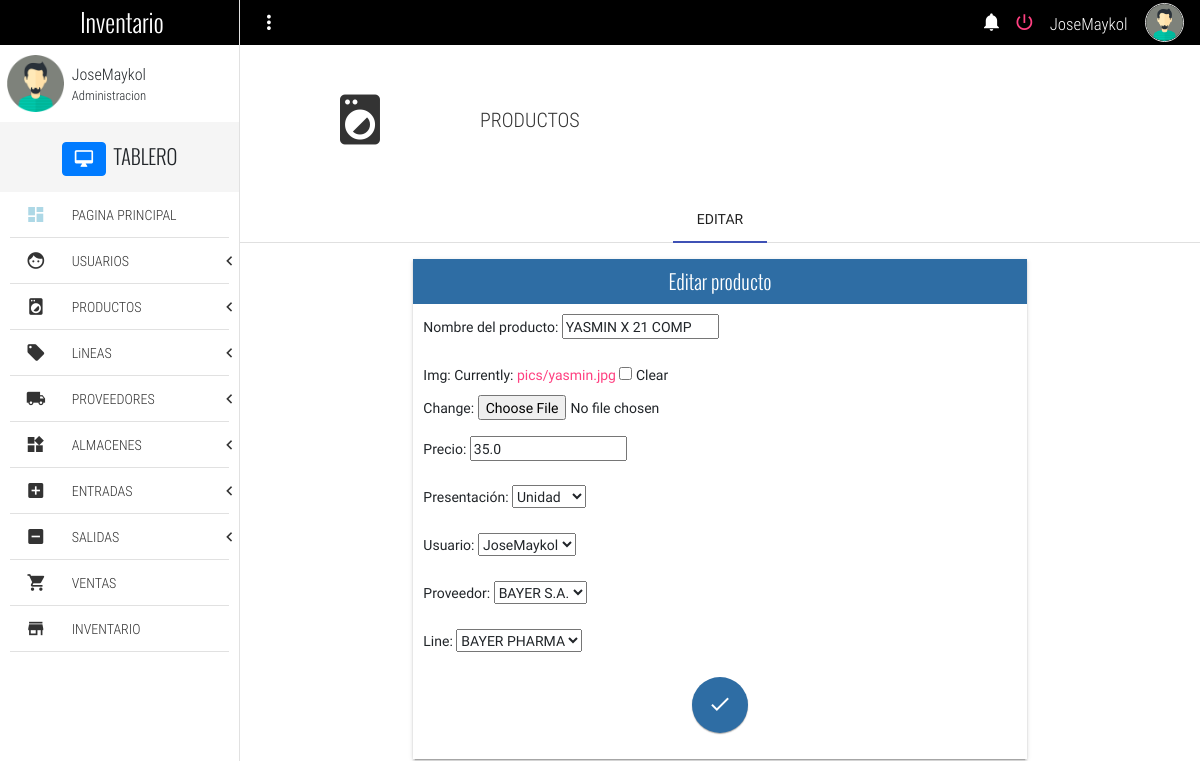
/editProduct/1 (signed in), run on an earlier commit of the app's database.
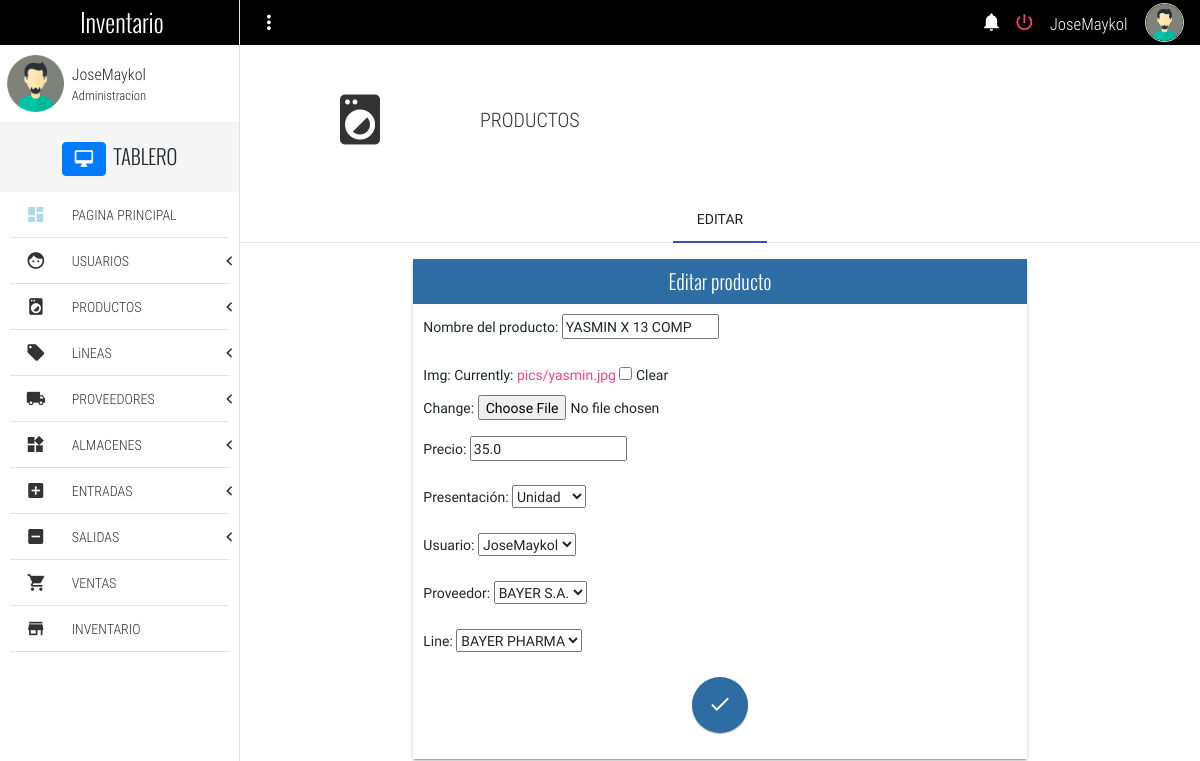
And on a later commit of the database.
### Inventario/models.py (models this page shows, shortened)
class Product(models.Model):
    PRESENTATIONS = (('Unidad','Unidad'),
                        ('Lata','Lata'),
                        ('Paquete','Paquete'),
                        ('KIT','KIT'),
                        ('Caja','Caja'),
                        ('Bolsa','Bolsa'),
                        ('Frasco','Frasco'))
    name = models.CharField(max_length= 200, null= True, verbose_name= "Nombre del producto")
    img = models.ImageField(upload_to='pics', null=True, blank=True)
    price  = models.FloatField(null= True, verbose_name= "Precio")
    presentation = models.CharField(max_length= 200, null= True, choices= PRESENTATIONS, verbose_name= "Presentación")
    user = models.ForeignKey(User, on_delete= models.SET_DEFAULT, verbose_name= "Usuario", default= None)
    providers = models.ForeignKey(Provider, on_delete= models.SET_DEFAULT, verbose_name = "Proveedor", default= None)
    line = models.ForeignKey(Line,on_delete = models.SET_DEFAULT, default= None,null= True)
    created_at = models.DateTimeField(auto_now_add=True, null= True)
    class Meta:
        verbose_name = "Producto"
        verbose_name_plural =  "Productos"

class Provider(models.Model):
    name = models.CharField(max_length= 100, null= True, verbose_name= "Nombre del proveedor")
    adrress = models.CharField(max_length= 100, null= True, verbose_name= "Direccion")
    phone = models.CharField(max_length= 20, null= True, verbose_name= "Numero de telefono")
    email =  models.EmailField(null= True, verbose_name= "E-mail")
    RUC =models.CharField(null=True, max_length=11,verbose_name="RUC")
    razon_social = models.CharField(max_length=20, null=True, verbose_name="Razon social")
    def __str__(self):
        return self.name
    class Meta:
        verbose_name = "Proveedor"
        verbose_name_plural =  "Proveedores"

### Inventario/views.py (the view)
# urls.py: path('editProduct/<int:product_id>', views.editProduct, name = 'editProduct'),
def editProduct(request, product_id):
    instancia = Product.objects.get(id = product_id)
    form = ProductForm(instance = instancia)
    if request.method == "POST":
        form = ProductForm(request.POST, request.FILES, instance = instancia)
        if form.is_valid():
            instancia = form.save(commit = False)
            instancia.save()
        return redirect("listProduct")
    return render(request, "editProduct.html", {'form' : form})

### Inventario/forms.py
class ProductForm(forms.ModelForm):
	class Meta:
		model = Product
		fields = [
				'name',
				'img',
				'price',
				'presentation',
				'user',
				'providers',
				'line',
		]

### Inventario/models.py (called while the page is built)
    def __str__(self):
        return self.line_name

### Templates/editProduct.html (shortened to what this page needs)
{% extends 'base.html' %}
{% block content %}
<section class="full-width pageContent">
		<section class="full-width header-well">
			<div class="full-width header-well-icon">
				<i class="zmdi zmdi-washing-machine"></i>
			</div>
			<div class="full-width header-well-text">
				<p class="text-condensedLight">
					PRODUCTOS
				</p>
			</div>
		</section>
		<div class="mdl-tabs mdl-js-tabs mdl-js-ripple-effect">
			<div class="mdl-tabs__tab-bar">
				<a href="#tabNewProduct" class="mdl-tabs__tab is-active">EDITAR</a>
			</div>
			<div class="mdl-tabs__panel is-active" id="tabNewProduct">
				<div class="mdl-grid">
					<div class="mdl-cell mdl-cell--4-col-phone mdl-cell--8-col-tablet mdl-cell--8-col-desktop mdl-cell--2-offset-desktop">
						<div class="full-width panel mdl-shadow--2dp">
							<div class="full-width panel-tittle bg-primary text-center tittles">
								Editar producto
							</div>
							<div class="full-width panel-content">
								<form method="POST" enctype="multipart/form-data">
									{{ form.as_p }}
									<p class="text-center">
										<button class="mdl-button mdl-js-button mdl-button--fab mdl-js-ripple-effect mdl-button--colored bg-primary" id="btn-addProduct">
											<i class="zmdi zmdi-check"></i>
										</button>
									</p>
								</form>
							</div>
						</div>
					</div>
				</div>
			</div>
		</div>
	</section>
{% endblock %}

What changed in the data, as far as the page shows it:
changed Product: name "YASMIN X 21 COMP" → "YASMIN X 13 COMP"
